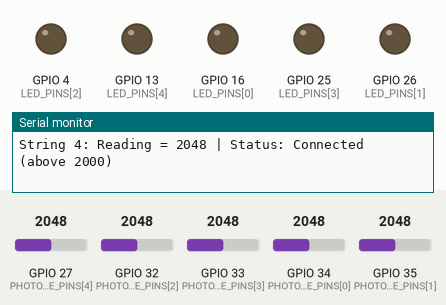
Bench run of a sketch on a simulated ESP32. Parts: output pins drawn as LEDs (lit = HIGH), the last lines printed to the serial monitor. The test bench sets the inputs (shaded band); at power-on: GPIO 27 (PHOTODIODE_PINS[4]) = 2048, GPIO 32 (PHOTODIODE_PINS[2]) = 2048, GPIO 33 (PHOTODIODE_PINS[3]) = 2048, GPIO 34 (PHOTODIODE_PINS[0]) = 2048, GPIO 35 (PHOTODIODE_PINS[1]) = 2048.

Above: at 1.2 s.
1.3 s: GPIO 27 (PHOTODIODE_PINS[4]) set to 1973
At 2.4 s:
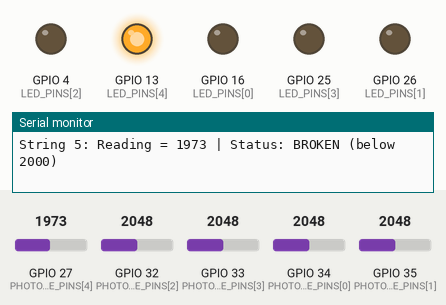
2.8 s: GPIO 32 (PHOTODIODE_PINS[2]) set to 1926
At 3.2 s:
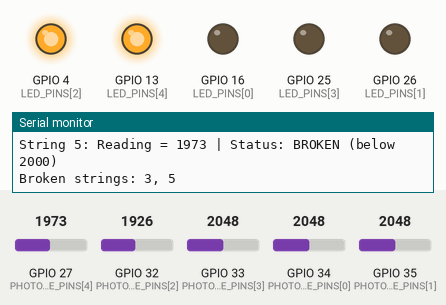
4.3 s: GPIO 33 (PHOTODIODE_PINS[3]) set to 1956
At 5.5 s:
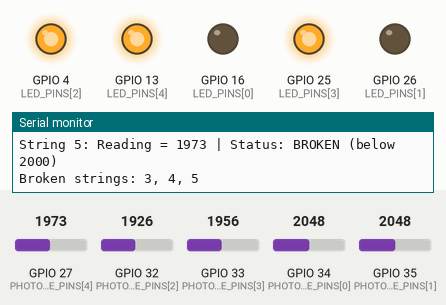
5.8 s: GPIO 34 (PHOTODIODE_PINS[0]) set to 1960
At 6.6 s:
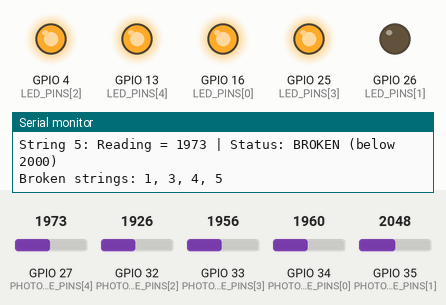
7.3 s: GPIO 35 (PHOTODIODE_PINS[1]) set to 1960
At 8.5 s:
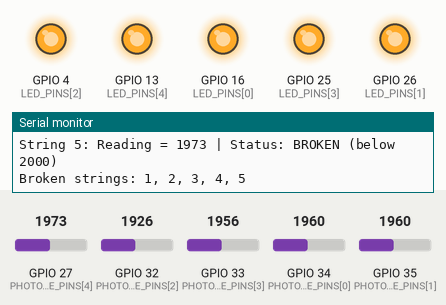
8.8 s: GPIO 27 (PHOTODIODE_PINS[4]) set to 2040
At 9.7 s:
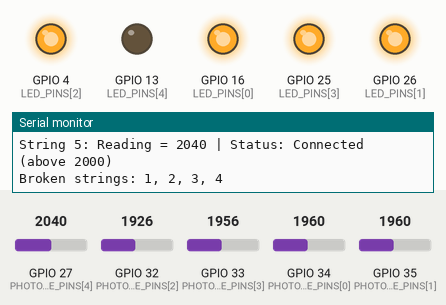
Timing chart, 0 to 11.3 s (numbered marks = the images above; inputs shaded):
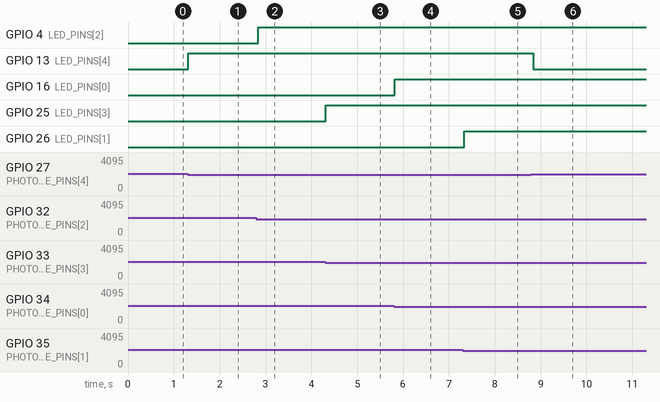

The sketch:

5_Strings.ino
```cpp
const int PHOTODIODE_PINS[5] = {34, 35, 32, 33, 27}; // Photodiode input pins
const int LED_PINS[5] = {16, 26, 4, 25, 13};           // LED output pins
const int NUM_SENSORS = 5;

// Threshold value to determine if laser is broken
// Adjust this based on your photodiode readings
const int THRESHOLD = 2000; // Mid-point for 10-bit ADC (0-1023)

// Variables to store previous states for change detection
bool previousStates[NUM_SENSORS];

void setup() {
  // Initialize serial communication for debugging
  Serial.begin(115200);

  // Configure LED pins as outputs
  for (int i = 0; i < NUM_SENSORS; i++) {
    pinMode(LED_PINS[i], OUTPUT);
    digitalWrite(LED_PINS[i], LOW); // Start with LEDs off
    previousStates[i] = false;
  }

  // Photodiode pins are analog inputs by default on ESP32
  // No need to set pinMode for analog pins

  Serial.println("Laser Break Detection System Initialized");
  Serial.println("Photodiode readings will be displayed...");
}

void loop() {
  bool stateChanged = false;

  for (int i = 0; i < NUM_SENSORS; i++) {
    // Read photodiode value (0-1023 for 10-bit ADC)
    int photodiodeValue = analogRead(PHOTODIODE_PINS[i]);

    // Determine if laser is broken (photodiode reading below threshold)
    bool laserBroken = photodiodeValue < THRESHOLD;

    // Control LED based on laser state
    if (laserBroken) {
      digitalWrite(LED_PINS[i], HIGH); // Turn on LED when laser is broken
    } else {
      digitalWrite(LED_PINS[i], LOW);  // Turn off LED when laser is connected
    }

    // Check if state changed for debugging output
    if (laserBroken != previousStates[i]) {
      stateChanged = true;
      previousStates[i] = laserBroken;

      Serial.print("Sensor ");
      Serial.print(i + 1);
      Serial.print(": ");
      if (laserBroken) {
        Serial.println("LASER BROKEN - LED ON");
      } else {
        Serial.println("Laser connected - LED off");
      }
    }
  }

  // Print readings for each string periodically
  static unsigned long lastPrint = 0;
  if (millis() - lastPrint > 20) { // Print every 500ms
    Serial.println("=== LASER STRING STATUS ===");

    for (int i = 0; i < NUM_SENSORS; i++) {
      int reading = analogRead(PHOTODIODE_PINS[i]);
      bool isBroken = reading < THRESHOLD;

      Serial.print("String ");
      Serial.print(i + 1);
      Serial.print(": Reading = ");
      Serial.print(reading);
      Serial.print(" | Status: ");

      if (isBroken) {
        Serial.print("BROKEN (below ");
        Serial.print(THRESHOLD);
        Serial.println(")");
      } else {
        Serial.print("Connected (above ");
        Serial.print(THRESHOLD);
        Serial.println(")");
      }
    }

    // Summary of broken strings
    Serial.print("Broken strings: ");
    bool anyBroken = false;
    for (int i = 0; i < NUM_SENSORS; i++) {
      if (analogRead(PHOTODIODE_PINS[i]) < THRESHOLD) {
        if (anyBroken) Serial.print(", ");
        Serial.print(i + 1);
        anyBroken = true;
      }
    }
    if (!anyBroken) {
      Serial.print("None");
    }
    Serial.println();
    Serial.println(""); // Empty line for readability

    lastPrint = millis();
  }

  delay(20); // Small delay to prevent excessive readings
}
```

Measured:
- the behaviour switches between 2000 and 1999 on GPIO 27 (PHOTODIODE_PINS[4]) (found by bisection; images 0 and 1)
- the behaviour switches between 2000 and 1999 on GPIO 32 (PHOTODIODE_PINS[2]) (found by bisection; images 1 and 2)
- the behaviour switches between 2000 and 1999 on GPIO 33 (PHOTODIODE_PINS[3]) (found by bisection; images 2 and 3)
- after the input at 1.3 s, GPIO 13 (LED_PINS[4]): LOW → HIGH at once
- after the input at 2.8 s, GPIO 4 (LED_PINS[2]): LOW → HIGH at once
- after the input at 4.3 s, GPIO 25 (LED_PINS[3]): LOW → HIGH at once
- after the input at 5.8 s, GPIO 16 (LED_PINS[0]): LOW → HIGH at once
- after the input at 7.3 s, GPIO 26 (LED_PINS[1]): LOW → HIGH at once
- after the input at 8.8 s, GPIO 13 (LED_PINS[4]): HIGH → LOW at once
